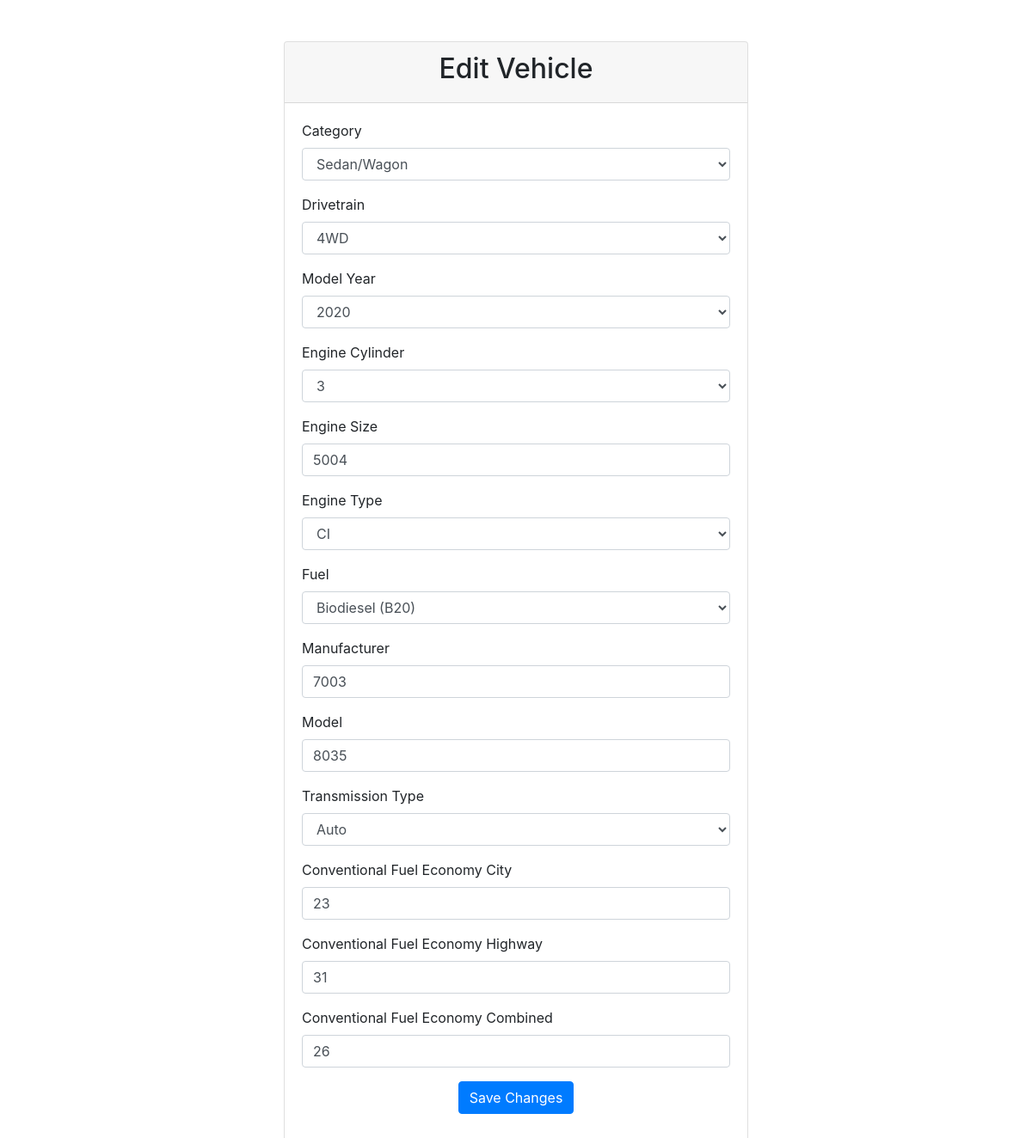
/edit_item/99007, run on the app's committed database.
### tables this page shows
CREATE TABLE "tbl_vehicle_fuel_efficiency" (
	"ID"	INTEGER,
	"Category_ID"	INTEGER,
	"Model_ID"	INTEGER,
	"Model_Year"	INTEGER,
	"Manufacturer_ID"	INTEGER,
	"Fuel_ID"	INTEGER,
	"Drivetrain_ID"	INTEGER,
	"Transmission_Type_ID"	INTEGER,
	"Engine_Type_ID"	INTEGER,
	"Engine_Size_ID"	INTEGER,
	"Engine_Cylinder_ID"	INTEGER,
	"Conventional_Fuel_Economy_City"	TEXT,
	"Conventional_Fuel_Economy_Highway"	TEXT,
	"Conventional_Fuel_Economy_Combined"	TEXT,
	PRIMARY KEY("ID"),
	FOREIGN KEY("Engine_Size_ID") REFERENCES "tbl_vehicle_engine_size"("Engine_Size_ID"),
	FOREIGN KEY("Category_ID") REFERENCES "tbl_vehicle_category"("Category_ID"),
	FOREIGN KEY("Engine_Cylinder_ID") REFERENCES "tbl_vehicle_engine_cylinder"("Engine_Cylinder_ID"),
	FOREIGN KEY("Transmission_Type_ID") REFERENCES "tbl_vehicle_transmission"("Transmission_Type_ID"),
	FOREIGN KEY("Manufacturer_ID") REFERENCES "tbl_vehicle_manufacturer"("Manufacturer_ID"),
	FOREIGN KEY("Engine_Type_ID") REFERENCES "tbl_vehicle_engine_type"("Engine_Type_ID"),
	FOREIGN KEY("Model_ID") REFERENCES "tbl_vehicle_model"("Model_ID"),
	FOREIGN KEY("Drivetrain_ID") REFERENCES "tbl_vehicle_drivetrain"("Drivetrain_ID"),
	FOREIGN KEY("Fuel_ID") REFERENCES "tbl_vehicle_fuel"("Fuel_ID")
);

### app.py (the view)
@app.route('/edit_item/<int:item_id>', methods=['GET', 'POST'])
def edit_item(item_id):
    conn = sqlite3.connect('VehiclesFuelEfficiency.db')
    cursor = conn.cursor()
    if request.method == 'POST':
        category = request.form['category']
        drivetrain = request.form['drivetrain']
        year = request.form['year']
        cylinder = request.form['cylinder']
        size = request.form['size']
        type = request.form['type']
        fuel = request.form['fuel']
        manufacturer = request.form['manufacturer']
        model = request.form['model']
        transmission = request.form['transmission']
        city = request.form['city']
        highway = request.form['highway']
        combined = request.form['combined']
        errors =[]
        if not category or not drivetrain or not  year or not cylinder or not  size or not  type or not  fuel or not  manufacturer or not  model or not  transmission or not  city or not  highway or not  combined:
            errors.append('All fields are required')
        if errors:
            return render_template('Edit.html', errors=errors)
        else:
            cursor.execute("select Category_ID from tbl_vehicle_category where Category=?", (category,))
            category = cursor.fetchone()
            cursor.execute("select Drivetrain_ID  from tbl_vehicle_drivetrain  where Drivetrain=?", (drivetrain,))
            drivetrain = cursor.fetchone()
            cursor.execute("select Engine_Cylinder_ID from tbl_vehicle_engine_cylinder  where Engine_Cylinder=?", (cylinder,))
            cylinder = cursor.fetchone()
            cursor.execute("select Engine_Type_ID   from tbl_vehicle_engine_type   where Engine_Type =?", (type ,))
            type = cursor.fetchone()
            cursor.execute("select Fuel_ID   from tbl_vehicle_fuel   where Fuel =?", (fuel ,))
            fuel = cursor.fetchone()
            cursor.execute("select Transmission_Type_ID   from tbl_vehicle_transmission   where Transmission_Type =?", (transmission ,))
            transmission = cursor.fetchone()
            category = category[0]
            drivetrain = drivetrain[0]
            cylinder = cylinder[0]
            type = type[0]
            fuel = fuel[0]
            transmission = transmission[0]
            cursor.execute("UPDATE tbl_vehicle_fuel_efficiency SET Category_ID=?,Model_ID=?,Model_Year=?,Manufacturer_ID=?,Fuel_ID=?,Drivetrain_ID=?,Transmission_Type_ID=?,Engine_Type_ID=?,Engine_Size_ID=?,Engine_Cylinder_ID=?,Conventional_Fuel_Economy_City=?,Conventional_Fuel_Economy_Highway=?,Conventional_Fuel_Economy_Combined=? WHERE id=?",(category,drivetrain, year,cylinder, size, type, fuel, manufacturer, model, transmission, city, highway, combined, item_id))
            conn.commit()
            return redirect(url_for('VehiclesFuelEfficiency'))
    else:
        cursor.execute('SELECT * FROM tbl_vehicle_fuel_efficiency WHERE id=?', (item_id,))
        item = cursor.fetchone()
        return render_template('edit.html', item=item)

### templates/Edit.html (shortened to what this page needs)
<!DOCTYPE html>
<html lang="en">
<head>
  <link rel="stylesheet" href="https://maxcdn.bootstrapcdn.com/bootstrap/4.5.2/css/bootstrap.min.css">
</head>
<body>
<div class="container mt-5">
  <div class="row justify-content-center">
    <div class="col-md-6">
      <div class="card">
        <div class="card-header text-center">
          <h2>Edit Vehicle</h2>
        </div>
        <div class="card-body">
        <form method="POST" action="{{ url_for('edit_item', item_id=item[0]) }}">
            <div class="form-group">
              <label for="category">Category</label>
              <select  type="text" class="form-control" id="category" placeholder="Enter Vehicle Category", name="category" value="{{ item[1] }}">
                <option value="Sedan/Wagon">Sedan/Wagon</option>
              </select>
            </div>
            <div class="form-group">
              <label for="drivetrain">Drivetrain</label>
              <select  type="text" class="form-control" id="drivetrain" placeholder="Enter Vehicle Drivetrain", name="drivetrain" value="{{ item[2] }}">
                <option value="4WD">4WD</option>
              </select>
            </div>
            <div class="form-group">
              <label for="year">Model Year</label>
              <select  type="text" class="form-control" id="year" placeholder="Enter Vehicle Model Year", name="year" value="{{ item[3] }}">
                <option value="2020">2020</option>
              </select>
            </div>
            <div class="form-group">
              <label for="cylinder">Engine Cylinder</label>
              <select type="text" class="form-control" id="cylinder" placeholder="Enter Vehicle Engine Cylinder", name="cylinder" value="{{ item[4] }}">
                <option value="3">3</option>
              </select>
              </div>
            <div class="form-group">
              <label for="size">Engine Size</label>
              <input type="text" class="form-control" id="size" placeholder="Enter Vehicle Engine Size", name="size" value="{{ item[5] }}">
            </div>
            <div class="form-group">
              <label for="size">Engine Type</label>
              <select type="text" class="form-control" id="type" placeholder="Enter Vehicle Engine Type", name="type" value="{{ item[6] }}">
                <option value="CI">CI</option>
              </select>
            </div>
            <div class="form-group">
              <label for="fuel">Fuel</label>
              <select type="text" class="form-control" id="fuel" placeholder="Enter Vehicle Fuel Type", name="fuel" value="{{ item[7] }}">
                <option value="Biodiesel (B20)">Biodiesel (B20)</option>
              </select>
            </div>
            <div class="form-group">
              <label for="manufacturer">Manufacturer</label>
              <input type="text" class="form-control" id="manufacturer" placeholder="Enter Vehicle Manufacturer", name="manufacturer" value="{{ item[8] }}">
            </div>
            <div class="form-group">
              <label for="model">Model</label>
              <input type="text" class="form-control" id="model" placeholder="Enter Vehicle Model", name="model" value="{{ item[9] }}">
            </div>
            <div class="form-group">
              <label for="transmission">Transmission Type</label>
              <select type="text" class="form-control" id="transmission" placeholder="Enter Vehicle Transmission Type", name="transmission" value="{{ item[10] }}">
                <option value="Auto">Auto</option>
              </select>
            </div>
            <div class="form-group">
              <label for="city">Conventional Fuel Economy City</label>
              <input type="text" class="form-control" id="city" placeholder="Enter Vehicle Conventional Fuel Economy City", name="city" value="{{ item[11] }}">
            </div>
            <div class="form-group">
              <label for="highway">Conventional Fuel Economy Highway</label>
              <input type="text" class="form-control" id="highway" placeholder="Enter Vehicle Conventional Fuel Economy Highway", name="highway" value="{{ item[12] }}">
            </div>
            <div class="form-group">
              <label for="combined">Conventional Fuel Economy Combined</label>
              <input type="text" class="form-control" id="combined" placeholder="Enter Vehicle Conventional Fuel Economy combined", name="combined" value="{{ item[13] }}">
            </div>
            <div class="form-group text-center">
              <button type="submit" class="btn btn-primary">Save Changes</button>
            </div>
          </form>
        </div>
      </div>
    </div>
  </div>
</div>
</body>
</html>

### templates/Edit.html (style rules this page uses)
body { background-image: url('https://wrench.com/blog/content/images/2019/11/ecofriendly.jpg'); background-repeat:no-repeat; background-position-x: center; background-size: 100% ; }

### data on the page
tbl_vehicle_fuel_efficiency: category "Sedan/Wagon", drivetrain "4WD", year "2020", cylinder "3", size "5004", type "CI", fuel "Biodiesel (B20)", manufacturer "7003", model "8035", transmission "Auto", city "23", highway "31", combined "26"
